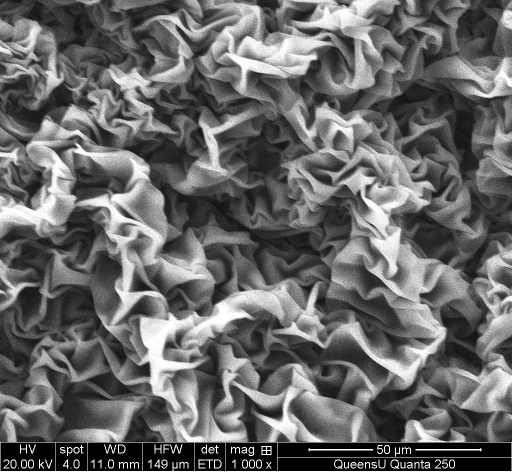
#> input picture tests/xg_cnc_1-1/images/a1XG3p_1000x_003.tif, 1024 x 943 px, found by its file name (shown at 1/2 size)
$ python wrinkleAnalysis.py
#> lines starting #> are read from the running program, lines starting #| are printed output that depends on the picture
### tests/xg_cnc_1-1/src/_wrinklelib.py

import numpy as np

def measureScaleBar(image):
    """Identify and measure scale bar in an SEM image.tif

    Args:
        image (np.array): SEM image imported skimage.io.imread("image.tif")

    Returns:
        scale_length: pixel # width of the scale
        (optional)
        scale_pos_y: scale start position y (row)
        scale_pos_x: scale start position x (col)
    """

    # cross-hair is 7x3 pixel matrix with the following info in RGB
    crosshair = np.array([[0,65280,0],
                         [65280,65280,65280],
                         [65280,65280,65280],
                         [65280,65280,65280],
                         [65280,65280,65280],
                         [65280,65280,65280],
                         [0,65280,0]])

    # educated search, modify based on SEM info banner location
    # start the search at row 885 and col 577
    start_x = 577; start_y = 885

    # image size
    rows, cols = image.shape

    # find the first crosshair
    for i in np.arange(start_y,rows-1,1):
        if i == rows-7: break
        for j in np.arange(start_x,cols-1,1):
            check = image[i:i+7,j:j+3]
            if (check == crosshair).all():
                scale_pos_y = i
                scale_pos_x = j
                break
            if j == cols-3:break

    # find the second crosshair horizontally
    k = 0
    for j in np.arange(scale_pos_x+1,cols-1,1):
        check = image[scale_pos_y:scale_pos_y+7,j:j+3]
        if (check == crosshair).all():
            # +3 to include width of crosshair
            # +1 to include the starting pixel
            scale_length = k+3+1
            break
        k += 1

    return scale_length#, scale_pos_y, scale_pos_x

# [130 lines left out: functions azimuthalAverage, radialProfile, GetPSD1D, GetRPSD, not called in this run]

def radAvgPSD(psd2D, thetaLims):

    # size of PSD
    N, M = psd2D.shape
    # center of image
    yo, xo = N/2, M/2
    # max distances (corners)
    D1 = np.floor(np.hypot(1-yo,1-xo))
    D2 = np.floor(np.hypot(1-yo,M-xo))
    D3 = np.floor(np.hypot(M-yo,1-xo))
    D4 = np.floor(np.hypot(M-yo,M-xo))
    D = int(np.floor(np.max([D1,D2,D3,D4])))
    # initialize rasp and binCount
    rasp = np.zeros(D)
    binsCount = np.zeros(D)

    # if limited angle
    if thetaLims:
        for yi in np.arange(0,N-1,1): # col
            for xi in np.arange(0,M-1,1): # row
                r = int(np.floor(np.hypot(yi-yo,xi-xo))) - 1
                Theta = np.around(np.abs(np.rad2deg(np.arctan2((yi-yo),(xi-xo)))),0)
                if r <= 0: continue
                elif (Theta<thetaLims[0] or Theta>thetaLims[1]): continue
                else:
                    # update rasp
                    rasp[r] += psd2D[yi,xi]
                    # update bin count
                    binsCount[r] += 1
    # all angles
    else:
        for yi in np.arange(0,N-1,1):
            for xi in np.arange(0,M-1,1):
                r = int(np.floor(np.hypot(xi-xo,yi-yo))) - 1
                if r <= 0: continue
                else:
                    # update rasp
                    rasp[r] += psd2D[yi,xi]
                    # update bin count
                    binsCount[r] += 1
        # replace nan and elementwise divide by binsCount to normalize bin radial value
        # rasp_norm = np.nan_to_num(np.divide(rasp,binsCount))

    return rasp, binsCount


### tests/xg_cnc_1-1/src/wrinkleAnalysis.py
import numpy as np
import matplotlib.pyplot as plt
from skimage import feature, io
from skimage.filters import difference_of_gaussians, sobel
from _wrinklelib import radialProfile, radAvgPSD, measureScaleBar

#############################################################################################
# inpput parameters
# deconvolution
dconv = True
# Hi and Lo pass filters
highPassFilter = False
lowPassFilter = False
# SEM scale bar length
barLength = 50          # um
# wrinkle size range of interest
lowLengthLim = 0.5        # 1/um
highLengthLim = 1.5       # 1/um
# SEM image file
fileName = "a1XG3p_1000x_003"
fileType = ".tif"
imgFile = "images/" + fileName + fileType

#############################################################################################
# import SEM image in gray-scale
image = io.imread(imgFile, as_gray=True)
#> image is the input picture: shape (943, 1024) uint16; min 0, max 65535, mean 26789.4
# enhance edges by band-pass filtering
filtrdImage = difference_of_gaussians(image,1,10)
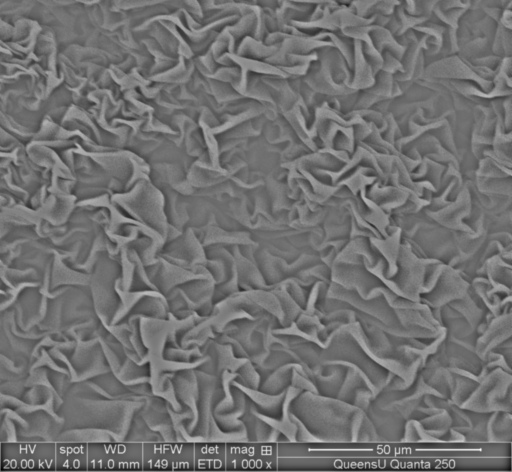
#> filtrdImage: shape (943, 1024) float64 (shown at 1/2 size); min -0.679, max 0.831, mean -0.00364; drawn with min black and max white
# Canny edge dectection
filtrdEdges = feature.canny(filtrdImage, sigma=2)
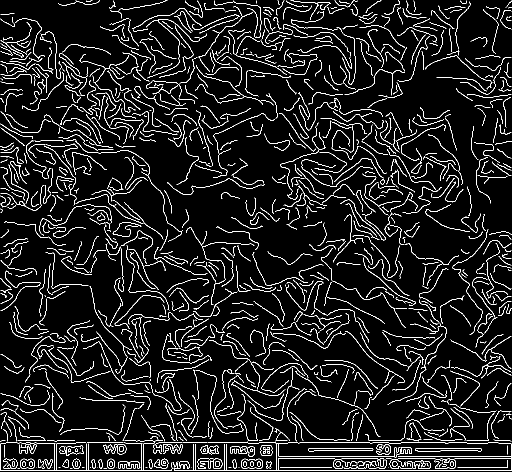
#> filtrdEdges: shape (943, 1024) bool (shown at 1/2 size); 7.6% white in thin lines or dots

# resize the image to square
N = 881
image_sq = image[:N,:N]
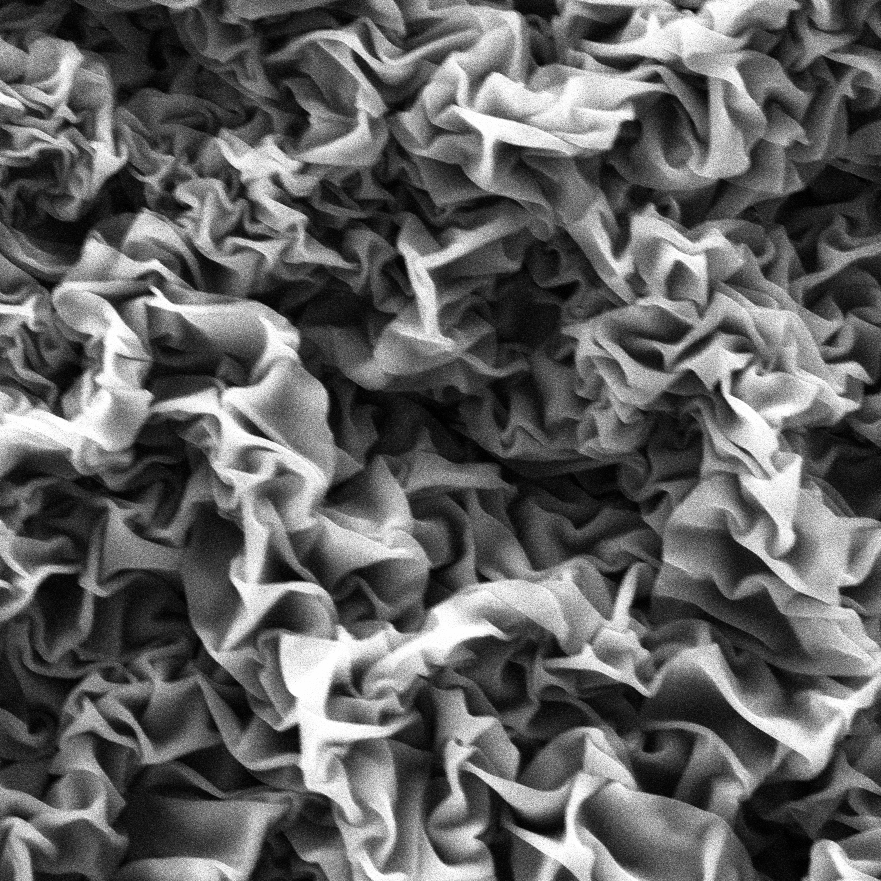
#> image_sq: shape (881, 881) uint16; min 4883, max 65535, mean 28337.4; drawn with min black and max white
filtrdImage_sq = filtrdImage[:N,:N]
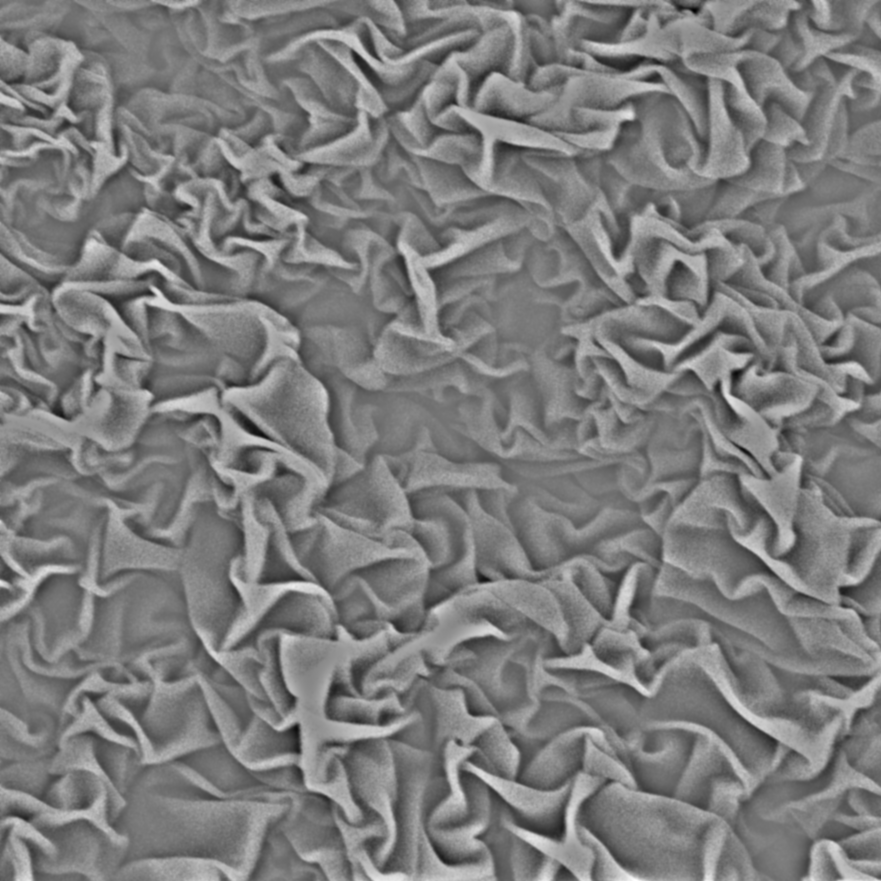
#> filtrdImage_sq: shape (881, 881) float64; min -0.493, max 0.51, mean 0.001; drawn with min black and max white
filtrdEdges_sq = filtrdEdges[:N,:N]
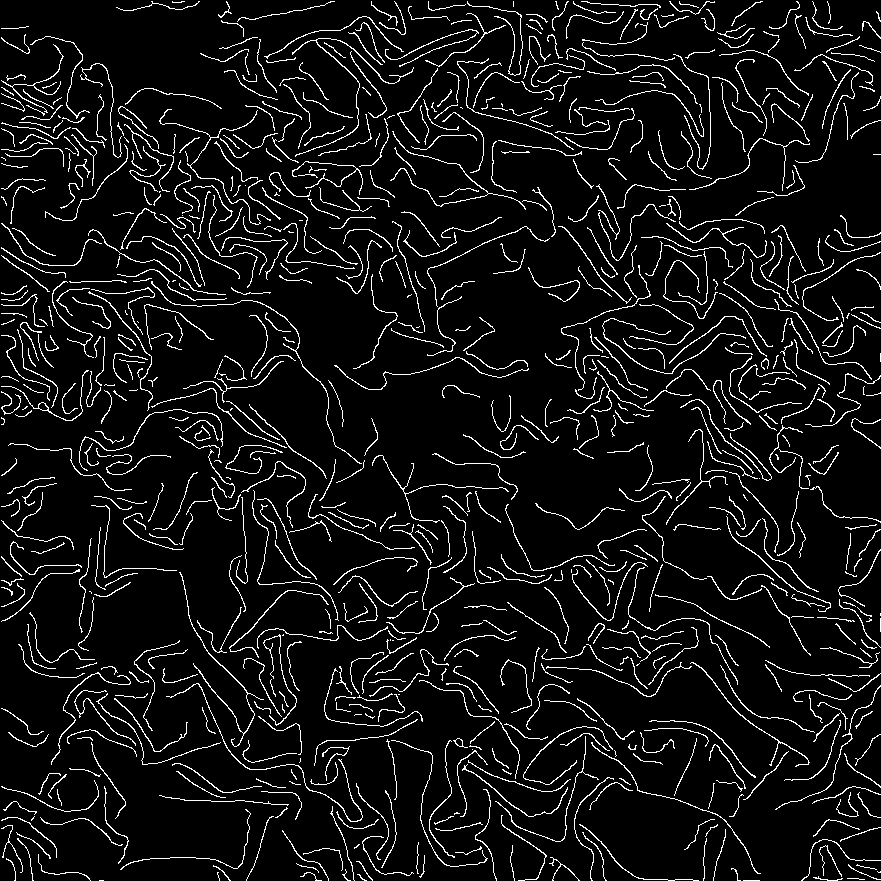
#> filtrdEdges_sq: shape (881, 881) bool; 7.2% white in thin lines or dots

# image length scale
scaleBar = measureScaleBar(image)   # pixels
#> after the loop in measureScaleBar, `for j in np.arange(scale_pos_x+1,cols-1,1):`: k = 342
#> scaleBar = 346
print("Scale bar: "+ str(scaleBar) + " pixels")
#| Scale bar: 346 pixels
X, Y = filtrdEdges_sq.shape               # pixels
#> X = 881; Y = 881
pxl_scale = barLength/scaleBar      # um/pixel
#> pxl_scale = 0.145
L_um = X*pxl_scale                  # um
#> L_um = 127.3

# 2D fft of filtrdEdges_sq
fft2 = np.fft.fft2(filtrdEdges_sq)
fft2_shiftd = np.fft.fftshift(fft2)
psd2D = np.abs(fft2_shiftd)**2

# # matlab translation radPSD with no lims on Theta
radPSD, binsCount = radAvgPSD(psd2D, thetaLims=[])
#> after the loop in radAvgPSD, `for yi in np.arange(0,N-1,1):`: binsCount = 622 values, max 2776 at index 437, min 0 at index 0, mean 1245; rasp = 622 values, max 146702740 at index 107, min 0 at index 0, mean 64409358.1
#> radPSD has the same summary as rasp in radAvgPSD
# length of radPSD vector
radPSDLen = len(radPSD)
#> radPSDLen = 622

#############################################################################################
# frequency vector (pixels)
k = np.arange(0,N,1)                # pixels
# spatial frequency vector
lam = np.divide(L_um,k)             # un/pixel
# normalize radPSD with binCount
radPSD_norm = np.nan_to_num(np.divide(radPSD,binsCount))
#> radPSD_norm = 622 values, max 4258715 at index 1, min 0 at index 0, mean 105271.6
# deconvolve
if dconv: radPSD_norm = np.divide(radPSD_norm,lam[:radPSDLen])
#> radPSD_norm = 622 values, max 172202.4 at index 107, min 0 at index 0, mean 87908.3

# high and low pass filters
sigma = 2
X = np.arange(0,radPSDLen,1)
#> X = 622 values from 0 to 621
Lo = np.divide(np.exp(-(X**2)),(2*sigma**2))
Hi = 1 - Lo
#> Hi = 622 values from 0.875 to 1
if highPassFilter: radPSD_norm = np.multiply(radPSD_norm,Hi)
if lowPassFilter: radPSD_norm = np.multiply(radPSD_norm,Lo)

# transform to absolute value using maximum intensity
radPSD_norm_au = radPSD_norm/np.max(radPSD_norm)
#> radPSD_norm_au = 622 values, max 1 at index 107, min 0 at index 0, mean 0.51

#############################################################################################
# curve fit
# setup params
ind = np.where(np.logical_and((1/lam>lowLengthLim),(1/lam<highLengthLim)))
x = 1/lam[ind]              # 1/um
#> x = 127 values from 0.503 to 1.49
y = radPSD_norm_au[ind]       # AU
#> y = 127 values, max 1 at index 43, min 0.495 at index 2, mean 0.785
deg = 2                     # quadratic poly
z = np.polyfit(x,y,deg)     # polynomial coeff
#> z = [-1.12, 2.14, -0.145]
p = np.poly1d(z)            #
mdl = p(x)
#> mdl = 127 values, max 0.879 at index 58, min 0.559 at index 126, mean 0.785
wrklSize = x[np.where(mdl == np.max(mdl))]      # 1/um
#> wrklSize = [0.958]

#############################################################################################
# visualization constants
# sizing factors
TICKSFONT = 13; TITLEFONT = 15; TEXTFONT = 15   # fonts
FIGWIDTH = 6.4; FIGHEIGHT = 4.8                 # figure size
LINEWIDTH = 3; ROLLWINDOW = 100                 # plot spec

# summary figure
NROWS = 3; NCOLS = 2
f, axs = plt.subplots(nrows=NROWS,ncols=NCOLS,
                      figsize=(NCOLS*FIGWIDTH,NROWS*FIGHEIGHT))
axs[0,0].imshow(image_sq)
axs[0,0].set_title("Squared image")

axs[0,1].imshow(filtrdImage_sq)
axs[0,1].set_title("Squared filtered image")

axs[1,0].imshow(filtrdEdges_sq)
axs[1,0].set_title("Squared Canny edge detected image")

axs[1,1].imshow(np.log(psd2D))
axs[1,1].set_title("Center-shifted 2D PSD")

axs[2,0].plot(radPSD_norm_au)
axs[2,0].set_title("radAvgPDF()")
axs[2,0].set_ylabel("Intensity, AU")
axs[2,0].set_xlabel("Frequency, pixels")
# axs[2,0].set_xlim([0,50])

axs[2,1].plot(1/lam[:radPSDLen],radPSD_norm_au,linestyle='none',marker='.')
axs[2,1].plot(x,y,linestyle='none',marker='o',fillstyle='none',color='green')
axs[2,1].plot(x,mdl,linestyle='--',color='green')
axs[2,1].vlines(wrklSize,ymin=0.1,ymax=1,linestyle='--',color='red')
axs[2,1].set_title("radAvgPSD() with spatial frequency")
axs[2,1].set_ylabel("Intensity, AU")
axs[2,1].set_xlabel("Spatial frequency, $\mu$m$^{-1}$")
axs[2,1].annotate('wrinkle size = ' + str(np.around(1/wrklSize[0],decimals=3)) + ' $\mu$m',
                  xy=(0.5,0.05), xycoords='axes fraction', fontsize=TEXTFONT)
axs[2,1].set_xlim([0,10])
# axs[2,1].set_ylim([0.5,2.5])

f.tight_layout()
f.savefig("figures/" + fileName + "_summary.png")
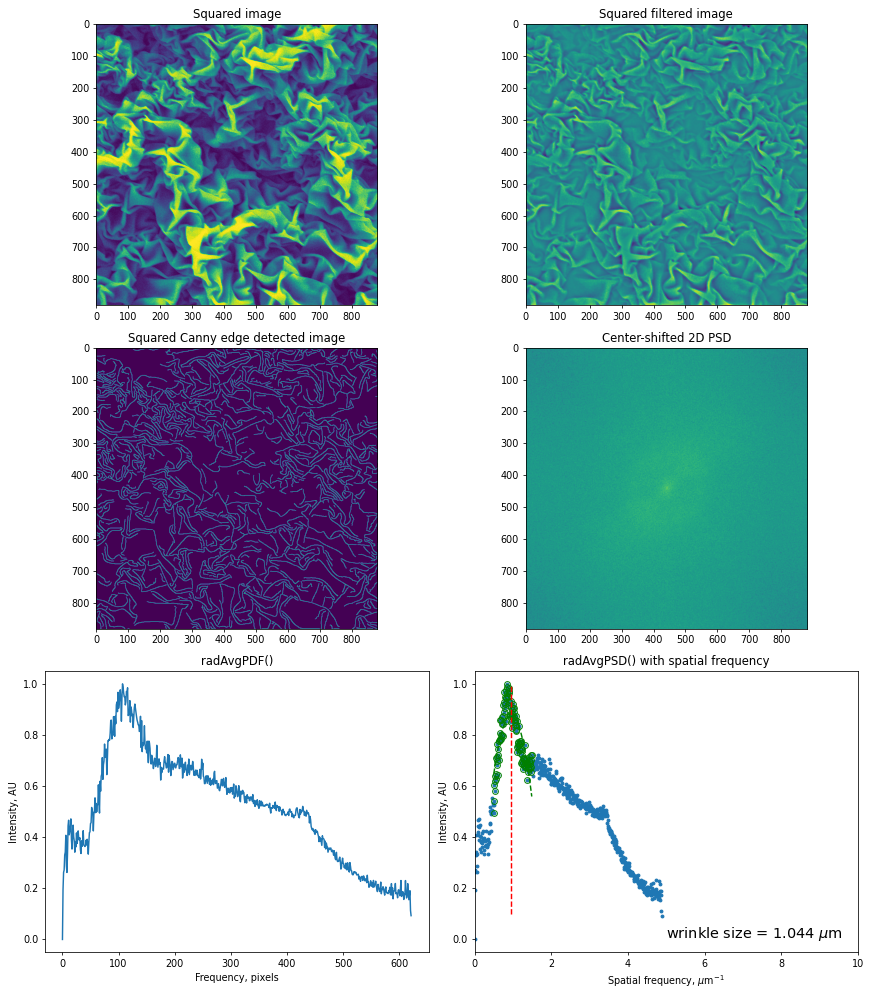
#> figure drawn by matplotlib, 6 panels; panel 5: curve peaks at x = 107, y = 1; panel 6: curve peaks at x = 0.84, y = 1; panel 6: curve peaks at x = 0.84, y = 1; panel 6: curve peaks at x = 0.958, y = 0.879
